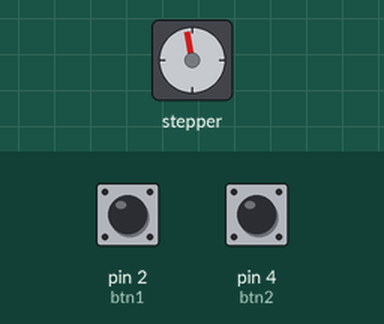
Recording of a sketch running on a simulated Arduino Uno, built with avr-gcc and run on an emulated ATmega328P. On the bench: stepper motor. The inputs (shaded band) are chosen by the test bench; at power-on: pin 2 (btn1) LOW, pin 4 (btn2) HIGH. Stepper angles assume 2048 steps per turn.

Above: at 1.2 s.
1.3 s: pin 2 (btn1) pulled HIGH for 1 s
At 5.2 s:
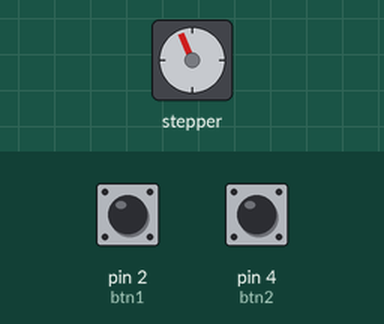
5.3 s: pin 4 (btn2) pulled LOW for 3.2 s
At 8.61 s:
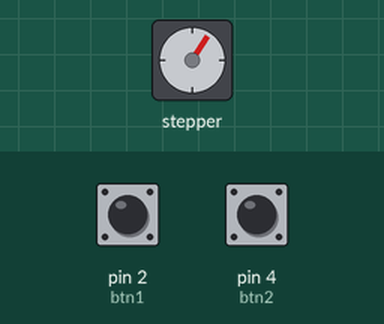
10.0 s: pin 2 (btn1) pulled HIGH for 3.2 s
At 12.63 s:
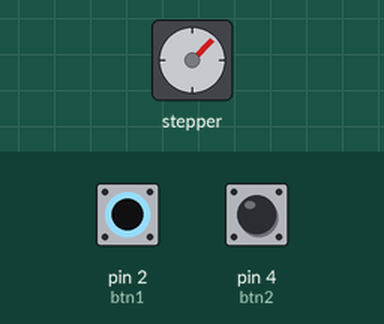
14.7 s: pin 4 (btn2) pulled LOW for 3.2 s
At 17.98 s:
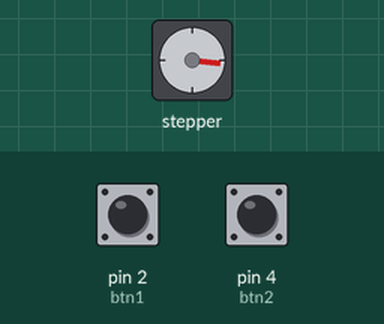
19.4 s: pin 4 (btn2) pulled LOW for 1 s
22.4 s: pin 4 (btn2) pulled LOW for 3.2 s
Timing chart, 0 to 49.8 s (numbered marks = the images above; inputs shaded):
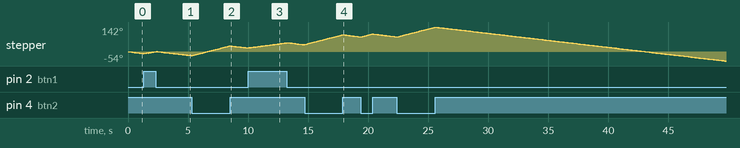

The sketch:

20211012-HW3.ino
```cpp
#include <Stepper.h> //引入步進馬達函示庫

const int stepsPerRevolution = 2048;  //此馬達轉一圈為2048步
const int RPM = 5; //馬達旋轉速度
const int btn1=2,btn2=4;

//宣告Stepper物件，的步數和引腳
//引角依序對應驅動版的1N1、1N3、1N2、1N4
Stepper myStepper(stepsPerRevolution, 13, 14, 12, 27);

void setup() {
  Serial.begin(115200);
  myStepper.setSpeed(RPM);  //設定馬達轉速
  pinMode(btn1,INPUT);
  pinMode(btn2,INPUT);
}

void loop() {
  //正轉一圈
  if(digitalRead(btn1)==HIGH){
  myStepper.step(20);
  delay(10);
  //倒轉一圈
  }
  else if(digitalRead(btn1)==LOW){
    myStepper.step(5);
    delay(10);
    }
 if(digitalRead(btn2)==LOW){
  myStepper.step(0);
  delay(10);
 }
 else if(digitalRead(btn2)==HIGH){
   myStepper.step(-10);
  delay(10);

  }
}
```
